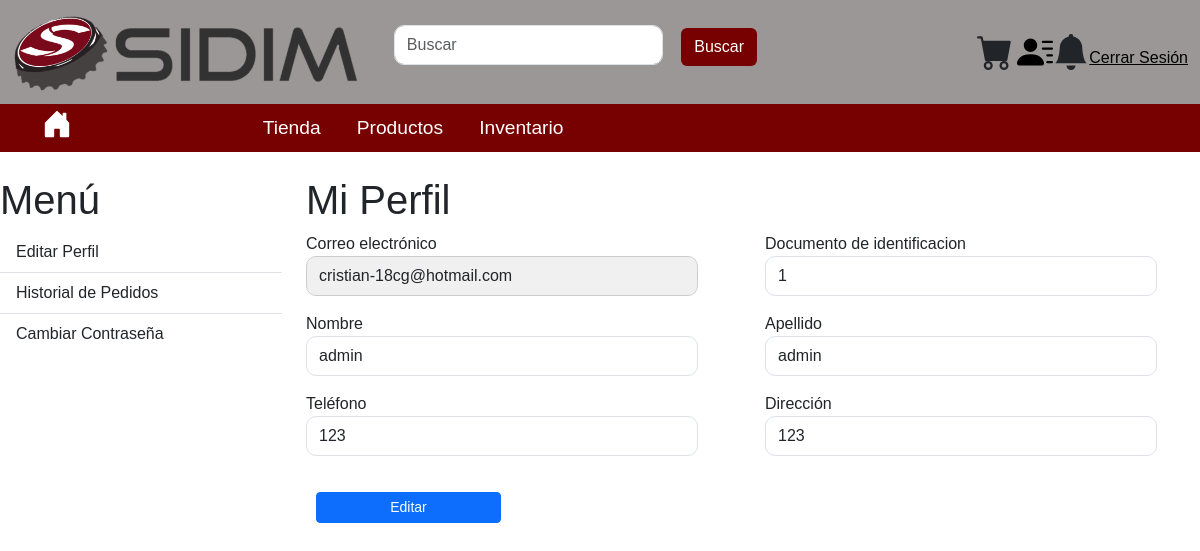
/perfil/ (signed in), run on an earlier commit of the app's database.
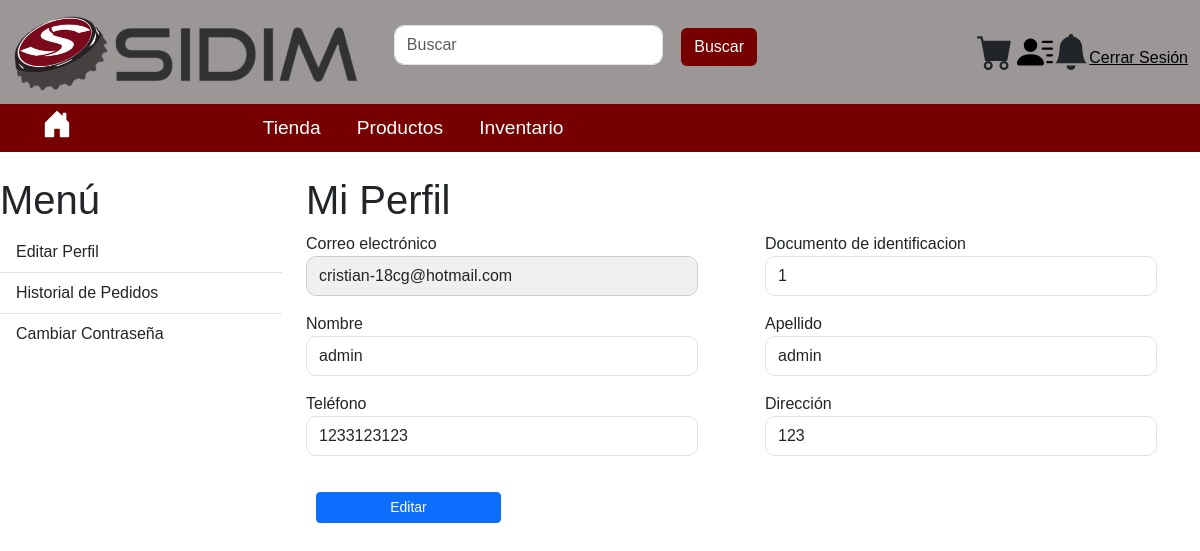
And on a later commit of the database.
### Sidim/models.py (models this page shows, shortened)
class Usuarios(AbstractUser, PermissionsMixin):
    username=None
    first_name=None
    last_name=None
    email=None
    idusuario = models.IntegerField(primary_key=True, unique=True)
    nombre = models.CharField(max_length=45)
    apellido = models.CharField(max_length=45)
    correo = models.EmailField(max_length=45,unique=True)
    password = models.CharField(max_length=128)
    telefono = models.CharField(max_length=10)
    direccion = models.CharField(max_length=100)
    objects = UsuariosManager()
    is_active = models.BooleanField(default=True)
    is_staff = models.BooleanField(default=False)
    date_joined = models.DateTimeField(auto_now_add=True)
    last_login = models.DateTimeField(auto_now=True)
    is_superuser = models.BooleanField(
        default=False,
        help_text="Designates whether this user has all permissions.",
    )
    USERNAME_FIELD = 'correo'
    REQUIRED_FIELDS = ['idusuario','nombre', 'apellido', 'telefono', 'direccion']
    class Meta:
        managed = True
        db_table = 'usuarios'

### Sidim/views.py (the view)
# urls.py: path('perfil/', views.perfil, name='perfil'),
@login_required
def perfil(request):
    logged_in_user = request.user
    user_data = get_object_or_404(Usuarios, correo=logged_in_user.correo)
    context = {
        'user_data': user_data
    }
    return render(request, 'profile.html', context)

### Sidim/templates/profile.html (shortened to what this page needs)
{% extends 'base.html'%}
{% load static %}
{% block content %}
<div class="row mt-4">
    <div class="col-md-3">
        {% include 'profileOptions.html' %}
    </div>
    <div class="col-md-9">
        <div id="perfil" class="content-section">
            {% include 'editProfile.html' %}
        </div>
    </div>
</div>
{% endblock %}

### Sidim/templates/editProfile.html (shortened to what this page needs)
<h1>Mi Perfil</h1>
<form id="perfilForm" class="form" method="post" action="{% url 'guardar_perfil' %}">
    <div class="row mb-3">
        <div class="col-md-6">
            <label for="email" value="{{ user_data.correo }}" >Correo electrónico</label>
            <input type="email" id="email" name="email" value="{{ user_data.correo }}" class="form-control nomodify" readonly>
        </div>
        <div class="col-md-6">
            <label for="idusuario">Documento de identificacion</label>
            <input type="text" id="idusuario" name="idusuario" value="{{ user_data.idusuario }}" class="form-control"
                readonly>
        </div>
    </div>
    <div class="row mb-3">
        <div class="col-md-6">
            <label for="nombre">Nombre</label>
            <input type="text" id="nombre" name="first_name" value="{{ user_data.nombre }}" class="form-control"
                readonly>
        </div>
        <div class="col-md-6">
            <label for="apellido">Apellido</label>
            <input type="text" id="apellido" name="last_name" value="{{ user_data.apellido }}" class="form-control"
                readonly>
        </div>
    </div>
    <div class="row mb-3">
        <div class="col-md-6">
            <label for="telefono">Teléfono</label>
            <input type="text" id="telefono" name="telefono" value="{{ user_data.telefono }}" class="form-control"
                readonly>
        </div>
        <div class="col-md-6">
            <label for="direccion">Dirección</label>
            <input type="text" id="direccion" name="direccion" value="{{ user_data.direccion }}" class="form-control"
                readonly>
        </div>
    </div>
    <div class="row">
        <div class="col-md-3">
            <button id="editarBtn" type="button" class="btn btn-primary btn-sm">Editar</button>
        </div>
        <div class="col-md-3">
        </div>
        <div class="col-md-3">
        </div>
    </div>
</form>

What changed in the data, as far as the page shows it:
changed Usuarios "cristian-18cg@hotmail.com": telefono "123" → "1233123123"
